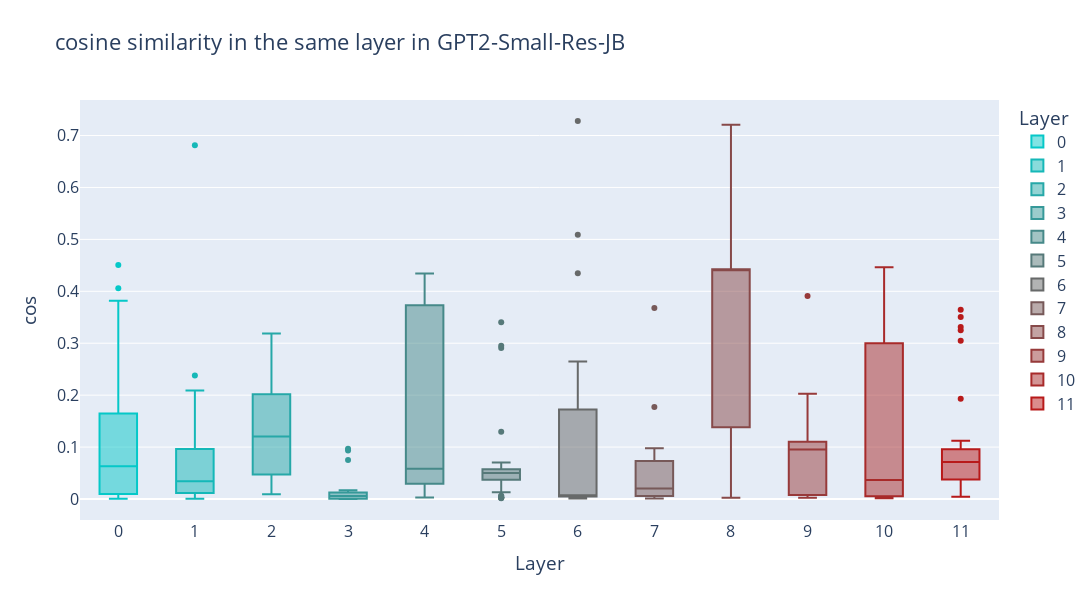

Here is the notebook cell this chart was saved with:
### Code cell
import plotly.express as px
import pandas as pd
import plotly.colors as pc

stats_dfs = []
colors = pc.n_colors("rgb(5, 200, 200)", "rgb(200, 10, 10)", 13, colortype="rgb")
for layer in tqdm.tqdm(range(12)):
    cos_sim_df = pd.DataFrame({"cos": acts_weighted[layer][list(freq_w_cos[layer])].cpu().numpy(), "layer": layer})
    stats_dfs.append(cos_sim_df)
cos_df = pd.concat(stats_dfs, axis=0)

# TODO: how can I improve this plot?
# RESULT1: Cos sim by layers
fig = px.box(
    cos_df,
    x="layer",
    y = "cos",
    width=1200,
    height=600,
    color="layer",
    color_discrete_sequence=colors,
    title=f"cosine similarity in the same layer in GPT2-Small-Res-JB",
    labels={"layer": "Layer", "cos": "cos"},
)
fig.update_xaxes(showticklabels=True, dtick=1)

# increase font size
fig.update_layout(font=dict(size=16))
fig.show()

### Figure 1 — Plotly figure (JSON) as saved in the notebook; plotly's stock layout.template omitted (floating-point values rounded to 4 significant figures)
{"data": [{"alignmentgroup": "True", "hovertemplate": "Layer=%{x}<br>cos=%{y}<extra></extra>", "legendgroup": "0", "marker": {"color": "rgb(5.0, 200.0, 200.0)"}, "name": "0", "notched": false, "offsetgroup": "0", "orientation": "v", "showlegend": true, "type": "box", "x": [0, 0, 0, 0, 0, 0, 0, 0, 0, 0, 0, 0, 0, 0, 0, 0, 0, 0, 0, 0, 0, 0, 0, 0, 0, 0, 0, 0, 0, 0, 0, 0, 0, 0, 0, 0, 0, 0, 0, 0, 0, 0, 0, 0, 0, 0, 0], "x0": " ", "xaxis": "x", "y": [0.04765, 0.0004891, 0.0132, 0.08176, 0.04393, 0.06319, 0.01047, 0.2668, 0.01555, 0.001439, 0.4509, 0.3256, 0.1397, 0.1073, 0.2092, 0.0009506, 0.2441, 0.04029, 0.04876, 0.009671, 0.1969, 0.009899, 0.1631, 0.02151, 0.1026, 0.08598, 0.001441, 0.0007753, 0.009276, 0.3818, 0.3073, 0.1751, 0.02709, 0.1388, 0.001442, 0.08178, 0.1872, 0.0002869, 0.007431, 0.009781, 0.0008434, 0.1548, 0.1655, 0.1386, 0.4059, 0.05805, 0.06939], "y0": " ", "yaxis": "y"}, {"alignmentgroup": "True", "hovertemplate": "Layer=%{x}<br>cos=%{y}<extra></extra>", "legendgroup": "1", "marker": {"color": "rgb(21.25, 184.16666666666666, 184.16666666666666)"}, "name": "1", "notched": false, "offsetgroup": "1", "orientation": "v", "showlegend": true, "type": "box", "x": [1, 1, 1, 1, 1, 1, 1, 1, 1, 1, 1, 1, 1, 1, 1, 1, 1, 1, 1, 1, 1, 1, 1, 1, 1, 1, 1, 1, 1, 1, 1, 1, 1, 1, 1, 1, 1, 1, 1, 1, 1, 1, 1, 1], "x0": " ", "xaxis": "x", "y": [0.02723, 0.1488, 0.03417, 0.02602, 0.004615, 0.04776, 0.01209, 0.107, 0.0111, 0.04223, 0.02621, 0.04656, 0.2089, 0.02709, 0.02819, 0.03422, 0.0008833, 0.006715, 0.2376, 0.05633, 0.05222, 0.01897, 0.02003, 0.004017, 0.005299, 0.03203, 0.6814, 0.1511, 0.1163, 0.1118, 0.1524, 0.002768, 0.04175, 0.2061, 0.07196, 0.001535, 0.08421, 0.000627, 0.02283, 0.1959, 0.03757, 0.08603, 0.005552, 0.003416], "y0": " ", "yaxis": "y"}, {"alignmentgroup": "True", "hovertemplate": "Layer=%{x}<br>cos=%{y}<extra></extra>", "legendgroup": "2", "marker": {"color": "rgb(37.5, 168.33333333333334, 168.33333333333334)"}, "name": "2", "notched": false, "offsetgroup": "2", "orientation": "v", "showlegend": true, "type": "box", "x": [2, 2, 2, 2, 2, 2, 2, 2, 2, 2, 2, 2, 2, 2, 2, 2, 2, 2, 2, 2], "x0": " ", "xaxis": "x", "y": [0.3187, 0.181, 0.2292, 0.1928, 0.08101, 0.1408, 0.1995, 0.1257, 0.1057, 0.01149, 0.00919, 0.04091, 0.02384, 0.03866, 0.2167, 0.05346, 0.2421, 0.115, 0.2037, 0.09618], "y0": " ", "yaxis": "y"}, {"alignmentgroup": "True", "hovertemplate": "Layer=%{x}<br>cos=%{y}<extra></extra>", "legendgroup": "3", "marker": {"color": "rgb(53.75, 152.5, 152.5)"}, "name": "3", "notched": false, "offsetgroup": "3", "orientation": "v", "showlegend": true, "type": "box", "x": [3, 3, 3, 3, 3, 3, 3, 3, 3, 3, 3, 3, 3, 3, 3, 3, 3, 3, 3], "x0": " ", "xaxis": "x", "y": [0.07511, 0.09328, 0.00589, 0.00616, 1.293e-05, 0.0002798, 0.01173, 0.000267, 0.01698, 0.0004532, 0.007509, 0.004057, 0.0001582, 0.09696, 0.0003176, 0.01258, 0.009279, 0, 0.001919], "y0": " ", "yaxis": "y"}, {"alignmentgroup": "True", "hovertemplate": "Layer=%{x}<br>cos=%{y}<extra></extra>", "legendgroup": "4", "marker": {"color": "rgb(70.0, 136.66666666666666, 136.66666666666666)"}, "name": "4", "notched": false, "offsetgroup": "4", "orientation": "v", "showlegend": true, "type": "box", "x": [4, 4, 4, 4, 4, 4, 4, 4, 4, 4, 4, 4, 4, 4, 4, 4, 4, 4, 4, 4, 4, 4, 4, 4, 4, 4, 4, 4, 4, 4, 4, 4, 4, 4, 4, 4], "x0": " ", "xaxis": "x", "y": [0.03971, 0.003898, 0.4002, 0.0155, 0.4223, 0.395, 0.3641, 0.01014, 0.4014, 0.01333, 0.02472, 0.4343, 0.3592, 0.3499, 0.4292, 0.2777, 0.008589, 0.0286, 0.07174, 0.1383, 0.03094, 0.1109, 0.0528, 0.002859, 0.3823, 0.4242, 0.007816, 0.04396, 0.0352, 0.03006, 0.3622, 0.06018, 0.4009, 0.04322, 0.05676, 0.03846], "y0": " ", "yaxis": "y"}, {"alignmentgroup": "True", "hovertemplate": "Layer=%{x}<br>cos=%{y}<extra></extra>", "legendgroup": "5", "marker": {"color": "rgb(86.25, 120.83333333333333, 120.83333333333333)"}, "name": "5", "notched": false, "offsetgroup": "5", "orientation": "v", "showlegend": true, "type": "box", "x": [5, 5, 5, 5, 5, 5, 5, 5, 5, 5, 5, 5, 5, 5, 5, 5, 5, 5, 5, 5, 5, 5, 5, 5, 5, 5, 5, 5, 5, 5, 5, 5, 5, 5, 5, 5, 5, 5, 5, 5, 5, 5, 5, 5, 5, 5, 5, 5, 5, 5, 5, 5, 5, 5, 5, 5, 5, 5, 5, 5, 5, 5, 5], "x0": " ", "xaxis": "x", "y": [0.03777, 0.0541, 0.06607, 0.05079, 0.05096, 0.05025, 0.06099, 0.0433, 0.005763, 0.05002, 0.04494, 0.05008, 0.1294, 0.003183, 0.05856, 0.04827, 0.06042, 0.0512, 0.02922, 0.04639, 0.05121, 0.07046, 0.2908, 0.04451, 0.06271, 0.002814, 0.006124, 0.06432, 0.05219, 0.04154, 0.001337, 0.04413, 0.06699, 0.0518, 0.0417, 0.02548, 0.05316, 0.2952, 0.03695, 0.06892, 0.3405, 0.04221, 0.04827, 0.03082, 0.002592, 0.06143, 0.02981, 0.03973, 0.05719, 0.0566, 0.05189, 0.05387, 0.03187, 0.05909, 0.002274, 0.04353, 0.01837, 0.05679, 0.01295, 0.05358, 0.002781, 0.04897, 0.05309], "y0": " ", "yaxis": "y"}, {"alignmentgroup": "True", "hovertemplate": "Layer=%{x}<br>cos=%{y}<extra></extra>", "legendgroup": "6", "marker": {"color": "rgb(102.5, 105.0, 105.0)"}, "name": "6", "notched": false, "offsetgroup": "6", "orientation": "v", "showlegend": true, "type": "box", "x": [6, 6, 6, 6, 6, 6, 6, 6, 6, 6, 6, 6, 6, 6, 6, 6, 6, 6, 6], "x0": " ", "xaxis": "x", "y": [0.00531, 0.5089, 0.2261, 0.728, 0.001429, 0.00496, 0.00687, 0.004919, 0.007555, 0.007975, 0.007051, 0.0008035, 0.008968, 0.01161, 0.002354, 0.4348, 0.002085, 0.2648, 0.004485], "y0": " ", "yaxis": "y"}, {"alignmentgroup": "True", "hovertemplate": "Layer=%{x}<br>cos=%{y}<extra></extra>", "legendgroup": "7", "marker": {"color": "rgb(118.75, 89.16666666666666, 89.16666666666666)"}, "name": "7", "notched": false, "offsetgroup": "7", "orientation": "v", "showlegend": true, "type": "box", "x": [7, 7, 7, 7, 7, 7, 7, 7, 7, 7, 7, 7, 7, 7, 7, 7, 7, 7, 7, 7, 7, 7, 7, 7, 7, 7, 7, 7, 7, 7, 7, 7, 7, 7, 7, 7, 7, 7, 7, 7, 7, 7, 7, 7, 7, 7, 7], "x0": " ", "xaxis": "x", "y": [0.0009316, 0.00459, 0.001512, 0.006156, 0.03999, 0.02015, 0.05424, 0.0777, 0.007705, 0.04172, 0.08941, 0.001392, 0.007048, 0.09756, 0.04227, 0.005513, 0.003904, 0.08842, 0.01409, 0.08741, 0.002592, 0.08692, 0.08865, 0.003984, 0.1774, 0.003257, 0.0889, 0.01022, 0.3679, 0.0137, 0.07485, 0.03374, 0.006929, 0.008597, 0.02122, 0.007947, 0.005361, 0.004576, 0.007757, 0.01435, 0.02404, 0.06815, 0.04668, 0.05934, 0.06494, 0.005565, 0.08976], "y0": " ", "yaxis": "y"}, {"alignmentgroup": "True", "hovertemplate": "Layer=%{x}<br>cos=%{y}<extra></extra>", "legendgroup": "8", "marker": {"color": "rgb(135.0, 73.33333333333333, 73.33333333333333)"}, "name": "8", "notched": false, "offsetgroup": "8", "orientation": "v", "showlegend": true, "type": "box", "x": [8, 8, 8, 8, 8, 8, 8, 8, 8, 8, 8, 8, 8, 8, 8, 8, 8, 8, 8, 8, 8, 8, 8, 8, 8, 8, 8, 8, 8, 8, 8, 8, 8, 8, 8, 8, 8, 8, 8, 8, 8, 8, 8, 8], "x0": " ", "xaxis": "x", "y": [0.4425, 0.44, 0.4453, 0.002552, 0.4412, 0.4398, 0.4433, 0.4387, 0.4411, 0.4409, 0.4464, 0.4432, 0.002359, 0.002546, 0.441, 0.441, 0.00255, 0.4423, 0.4418, 0.002984, 0.7209, 0.349, 0.4404, 0.06814, 0.1187, 0.442, 0.4433, 0.4429, 0.002492, 0.4426, 0.4359, 0.1579, 0.4424, 0.003489, 0.4425, 0.4405, 0.4422, 0.002592, 0.004095, 0.4411, 0.528, 0.2982, 0.4416, 0.4432], "y0": " ", "yaxis": "y"}, {"alignmentgroup": "True", "hovertemplate": "Layer=%{x}<br>cos=%{y}<extra></extra>", "legendgroup": "9", "marker": {"color": "rgb(151.25, 57.5, 57.5)"}, "name": "9", "notched": false, "offsetgroup": "9", "orientation": "v", "showlegend": true, "type": "box", "x": [9, 9, 9, 9, 9, 9, 9, 9, 9, 9, 9, 9, 9, 9, 9, 9, 9, 9, 9, 9, 9, 9, 9, 9, 9, 9, 9, 9, 9, 9, 9, 9, 9, 9, 9], "x0": " ", "xaxis": "x", "y": [0.07341, 0.1017, 0.006662, 0.1128, 0.09531, 0.109, 0.2026, 0.007615, 0.007312, 0.1161, 0.115, 0.1046, 0.03519, 0.108, 0.02675, 0.1104, 0.1089, 0.03595, 0.002184, 0.1028, 0.007641, 0.009542, 0.00455, 0.003254, 0.3907, 0.1043, 0.002667, 0.005352, 0.1111, 0.114, 0.06496, 0.1036, 0.1117, 0.002313, 0.08387], "y0": " ", "yaxis": "y"}, {"alignmentgroup": "True", "hovertemplate": "Layer=%{x}<br>cos=%{y}<extra></extra>", "legendgroup": "10", "marker": {"color": "rgb(167.5, 41.66666666666666, 41.66666666666666)"}, "name": "10", "notched": false, "offsetgroup": "10", "orientation": "v", "showlegend": true, "type": "box", "x": [10, 10, 10, 10, 10, 10, 10, 10, 10, 10, 10, 10, 10, 10, 10, 10, 10, 10, 10, 10, 10, 10, 10, 10, 10, 10, 10, 10, 10, 10, 10], "x0": " ", "xaxis": "x", "y": [0.007302, 0.00762, 0.005822, 0.01837, 0.3556, 0.009976, 0.1044, 0.003266, 0.002858, 0.1549, 0.005079, 0.03682, 0.004534, 0.4001, 0.425, 0.4462, 0.01065, 0.2044, 0.1944, 0.3248, 0.1724, 0.002463, 0.002344, 0.1872, 0.009096, 0.3911, 0.4323, 0.001892, 0.4046, 0.226, 0.001416], "y0": " ", "yaxis": "y"}, {"alignmentgroup": "True", "hovertemplate": "Layer=%{x}<br>cos=%{y}<extra></extra>", "legendgroup": "11", "marker": {"color": "rgb(183.75, 25.833333333333314, 25.833333333333314)"}, "name": "11", "notched": false, "offsetgroup": "11", "orientation": "v", "showlegend": true, "type": "box", "x": [11, 11, 11, 11, 11, 11, 11, 11, 11, 11, 11, 11, 11, 11, 11, 11, 11, 11, 11, 11, 11, 11, 11, 11, 11, 11, 11, 11, 11, 11, 11, 11, 11, 11, 11, 11, 11], "x0": " ", "xaxis": "x", "y": [0.007271, 0.04043, 0.007622, 0.01037, 0.005473, 0.06406, 0.3311, 0.09498, 0.09213, 0.0794, 0.1932, 0.07123, 0.07066, 0.3645, 0.09827, 0.02823, 0.08299, 0.3251, 0.06021, 0.105, 0.0788, 0.04155, 0.06845, 0.08935, 0.008587, 0.08851, 0.04756, 0.0484, 0.0685, 0.3047, 0.007541, 0.08414, 0.3504, 0.004131, 0.1122, 0.006231, 0.07671], "y0": " ", "yaxis": "y"}], "layout": {"boxmode": "overlay", "font": {"size": 16}, "height": 600, "legend": {"title": {"text": "Layer"}, "tracegroupgap": 0}, "title": {"text": "cosine similarity in the same layer in GPT2-Small-Res-JB"}, "width": 1200, "xaxis": {"anchor": "y", "categoryarray": [0, 1, 2, 3, 4, 5, 6, 7, 8, 9, 10, 11], "categoryorder": "array", "domain": [0, 1], "dtick": 1, "showticklabels": true, "title": {"text": "Layer"}}, "yaxis": {"anchor": "x", "domain": [0, 1], "title": {"text": "cos"}}}}
